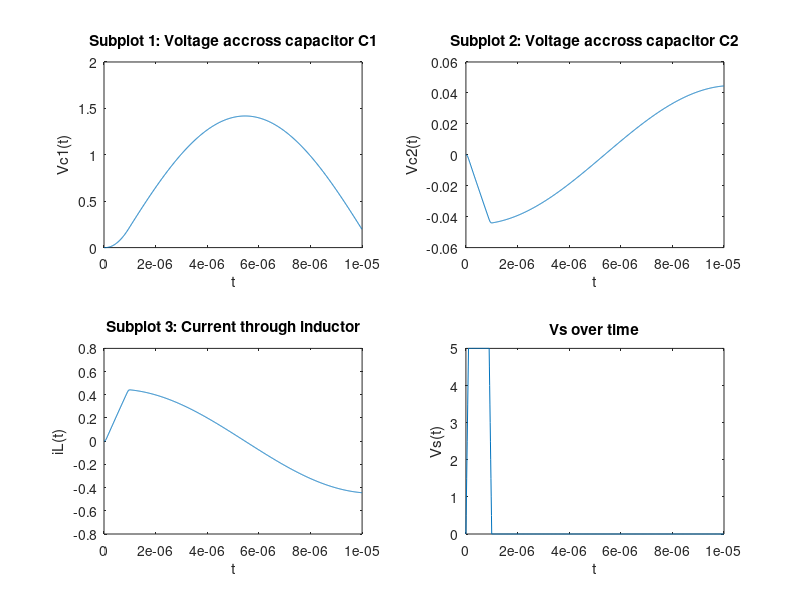

Here is the MATLAB script that generated this plot:
clear; 
% circuit parameters
C1= 10^(-6);
C2= 10^(-9);
R= 10^(5);
L= 10^(-5);

% functions 
func_VC1 = @(t,vc1,vc2,il,vs) (il./C1)-((vc1-vs-vc2).*(1./(R*C1)));   
func_VC2 = @(t,vc1,vc2,vs) (vc1-vs-vc2).*(1./(R.*C2));
func_IL = @(t,vc1,vs) (vs-vc1).*(1./L);
func_vs = @(t) ((5*10^7*t).*((t < 10^-7)) + (5).*((10^-7 < t) & (t < 0.9*10^-6)) + (50-(5*10^7*t)).*((0.9*10^-6 < t) & (t < 10^-6)));

h=0.01*10^-6; % Step size
final_time=10*10^-6;
num_steps=final_time/h;

% initial conditions
ctr = 1; 
t(ctr)=0;
vc1(ctr)=0;
vc2(ctr)=0;
il(ctr)=0;
vs_value(ctr)=func_vs(t(ctr));

% Runge-Kutta 4th order method
while(ctr<=num_steps) 
    
%   k1
    k1_VC1=func_VC1(t(ctr),vc1(ctr),vc2(ctr),il(ctr),func_vs(t(ctr)));
    k1_VC2=func_VC2(t(ctr),vc1(ctr),vc2(ctr),func_vs(t(ctr)));
    k1_IL=func_IL(t(ctr),vc1(ctr),func_vs(t(ctr)));
    
%   k2 
    k2_VC1=func_VC1(t(ctr)+h/2,vc1(ctr)+h/2*k1_VC1,vc2(ctr)+h/2*k1_VC2,il(ctr)+h/2*k1_IL,func_vs(t(ctr)+h/2));
    k2_VC2=func_VC2(t(ctr)+h/2,vc1(ctr)+h/2*k1_VC1,vc2(ctr)+h/2*k1_VC2,func_vs(t(ctr)+h/2));
    k2_IL=func_IL(t(ctr)+h/2,vc1(ctr)+h/2*k1_VC1,func_vs(t(ctr)+h/2));
    
%   k3
    k3_VC1=func_VC1(t(ctr)+h/2,vc1(ctr)+h/2*k2_VC1,vc2(ctr)+h/2*k2_VC2,il(ctr)+h/2*k2_IL,func_vs(t(ctr)+h/2));
    k3_VC2=func_VC2(t(ctr)+h/2,vc1(ctr)+h/2*k2_VC1,vc2(ctr)+h/2*k2_VC2,func_vs(t(ctr)+h/2));
    k3_IL=func_IL(t(ctr)+h/2,vc1(ctr)+h/2*k2_VC1,func_vs(t(ctr)+h/2));
    
%   k4 
    k4_VC1=func_VC1(t(ctr)+h,vc1(ctr)+h*k3_VC1,vc2(ctr)+h*k3_VC2,il(ctr)+h*k3_IL,func_vs(t(ctr)+h));
    k4_VC2=func_VC2(t(ctr)+h,vc1(ctr)+h*k3_VC1,vc2(ctr)+h*k3_VC2,func_vs(t(ctr)+h));
    k4_IL=func_IL(t(ctr)+h,vc1(ctr)+h*k3_VC1,func_vs(t(ctr)+h));
    
%   outputs
    vc1(ctr+1)=vc1(ctr)+h/6*(k1_VC1+2*k2_VC1+2*k3_VC1+k4_VC1);
    vc2(ctr+1)=vc2(ctr)+h/6*(k1_VC2+2*k2_VC2+2*k3_VC2+k4_VC2);
    il(ctr+1)= il(ctr)+h/6*(k1_IL+2*k2_IL+2*k3_IL+k4_IL);
    t(ctr+1) = t(ctr)+h;
    vs_value(ctr+1)=func_vs(t(ctr+1));
    
    ctr = ctr + 1; 
end

% Plotting 
subplot(2,2,1)
plot(t,vc1)
xlabel('t')
ylabel('Vc1(t)')
title('Subplot 1: Voltage accross capacitor C1')

subplot(2,2,2)
plot(t,vc2)
xlabel('t')
ylabel('Vc2(t)')
title('Subplot 2: Voltage accross capacitor C2')

subplot(2,2,3)
plot(t,il)
xlabel('t')
ylabel('iL(t)')
title('Subplot 3: Current through inductor')

subplot(2,2,4)
plot(t,vs_value)
xlabel('t')
ylabel('Vs(t)')
title('Vs over time')

